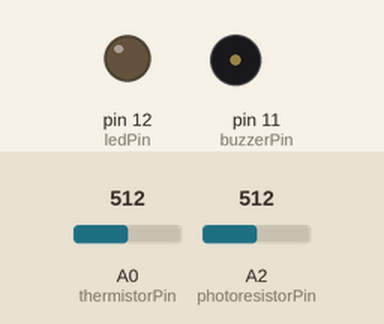
This sketch was run on a simulated Arduino Uno, built with avr-gcc and run on an emulated ATmega328P. Parts: output pins drawn as LEDs (lit = HIGH), buzzer (waves = sounding). Dashed ring = blinking. Inputs (shaded band) come from the test bench; at power-on: A0 (thermistorPin) = 512, A2 (photoresistorPin) = 512. What the sketch prints to the serial monitor is not drawn.

Above: at 1.2 s.
1.3 s: A0 (thermistorPin) set to 741
3.3 s: A0 (thermistorPin) set to 765
At 3.61 s:
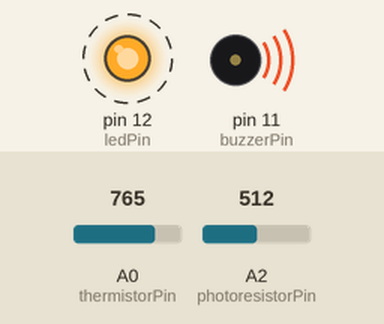
6.3 s: A2 (photoresistorPin) set to 230
9.3 s: A2 (photoresistorPin) set to 213
At 10.6 s:
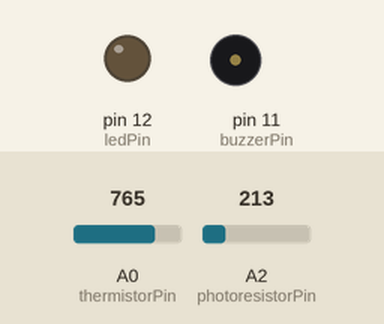
Timing chart, 0 to 12.0 s (numbered marks = the images above; inputs shaded):
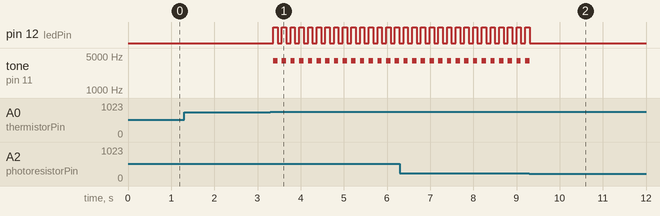

The sketch:

fire_sensor_simulation.ino
```cpp
#define thermistorPin A0
#define photoresistorPin A2
#define ledPin 12
#define buzzerPin 11

const int tempThreshold = 50;
const int brightThreshold = 220;

const float resistance = 10.0;
const float beta = 3950.0;

// Function to read brightness
int readBright() {
  return analogRead(photoresistorPin);
}

// Function to read temperature in Celsius
float readTempC() {
  int analogValue = analogRead(thermistorPin);
  float tempC = beta / (log((1025.0 * resistance / analogValue - resistance) / resistance ) + beta / 298.0) - 273.0;
  return tempC;
}

void setup() {
  pinMode(ledPin, OUTPUT);
  pinMode(buzzerPin, OUTPUT);
  Serial.begin(9600);
}

void loop() {
  float currentTemp = readTempC();
  int currentBright = readBright();

  // Temperature and Brightness Check
  Serial.print("Temperature: ");
  Serial.print(currentTemp);
  Serial.print(" Celsius | Brightness: ");
  Serial.print(currentBright);


  if(currentTemp >= tempThreshold && currentBright >= brightThreshold) {
    digitalWrite(ledPin, HIGH);
    tone(buzzerPin, 4000);
    delay(100);
    digitalWrite(ledPin, LOW);
    noTone(buzzerPin);
    delay(100);
  } else {
    digitalWrite(ledPin, LOW);
    noTone(buzzerPin);
  }
}
```

Measured:
- the behaviour switches between 754 and 755 on A0 (thermistorPin) (found by bisection; images 0 and 1)
- the behaviour switches between 220 and 219 on A2 (photoresistorPin) (found by bisection; images 1 and 2)
- after the input at 1.3 s, every drawn part: stays the same
- after the input at 3.3 s, pin 12 (ledPin): alternates HIGH for 0.10 s and LOW for 0.10 s, starting after 0.07 s; tone on pin 11 (buzzerPin): alternates 4000 Hz for 0.10 s and silent for 0.10 s, starting after 0.07 s
- after the input at 9.3 s, pin 12 (ledPin): goes on until 9.3 s, then stays LOW; tone on pin 11 (buzzerPin): goes on until 9.3 s, then stays silent
